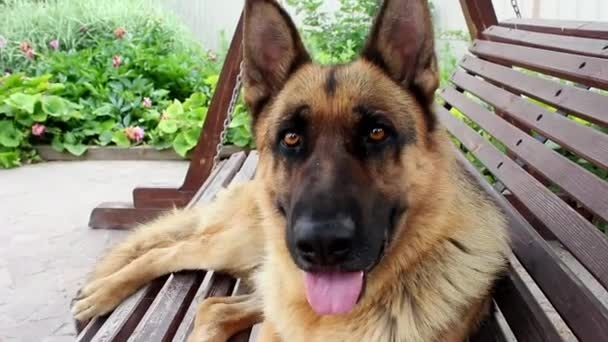
#> input picture perro.jpg, 608 x 342 px
$ jupyter execute Laboratorio2.ipynb
#> lines starting #> are read from the running program, lines starting #| are printed output that depends on the picture
#### Maestría en Inteligencia de Negocios y Análisis de Datos
#### Tercer Trimestre, 2023
#### Laboratorio #2 – Text Mining & Image Recognition
#### Marvin Chávez 08105031
##### Instrucciones: A continuación, vera una lista de ejercicios que debe completar para poder entregar el laboratorio #1. Su solución deberá realizarla en un mismo Notebook indicando cada uno de los ejercicios y la salida correspondiente. Al finalizar deberá subir su solución a su repositorio de github y entregar en el GES link de dicho repositorio.

##### Problema 1: Desarrolle una funci´on que dada una imagen en escala de grises muestre dicha imagen en 3 dimensiones, donde los ejes X e Y representan el dominio espacial de la imagen y Z representa la intensidad del color gris de cada pixel.

[cell 1]
import cv2
import numpy as np
import matplotlib.pyplot as plt

[cell 2]
def visualize_3D_image(img):

    x = np.linspace(0, img.shape[1]-1, img.shape[1])
    y = np.linspace(0, img.shape[0]-1, img.shape[0])
    x, y = np.meshgrid(x, y)


    fig = plt.figure(figsize=(10, 10))
    ax = fig.add_subplot(111, projection='3d')


    ax.plot_surface(x, y, img, cmap='gray')


    ax.set_xlabel('X')
    ax.set_ylabel('Y')
    ax.set_zlabel('Intensidad')
    ax.set_title('Visualización 3D de la Imagen en Escala de Grises')


    plt.show()

[cell 3]
img = cv2.imread("perro.jpg", cv2.IMREAD_GRAYSCALE)
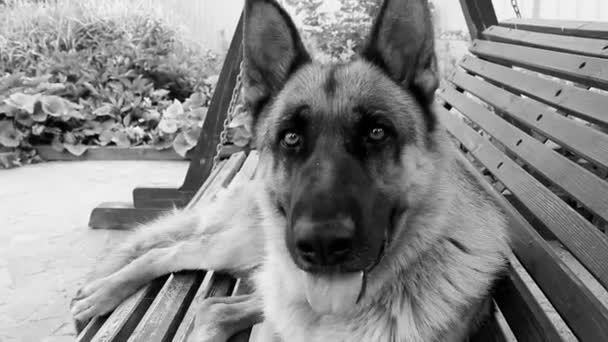
#> img: shape (342, 608); min 0, max 255, mean 136.4


visualize_3D_image(img)
#> in visualize_3D_image, `ax.plot_surface(x, y, img, cmap='gray')`:
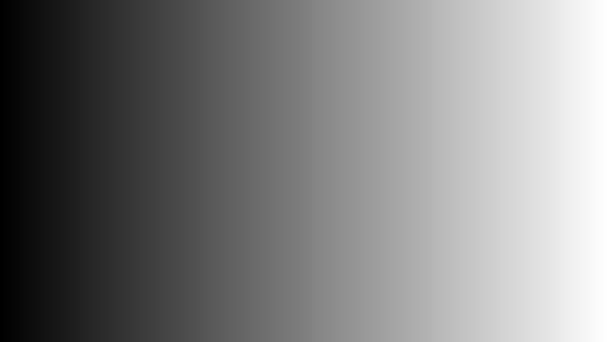
#> x: shape (342, 608) float64; min 0, max 607, mean 303.5; drawn with min black and max white
#> in visualize_3D_image, `plt.show()`:
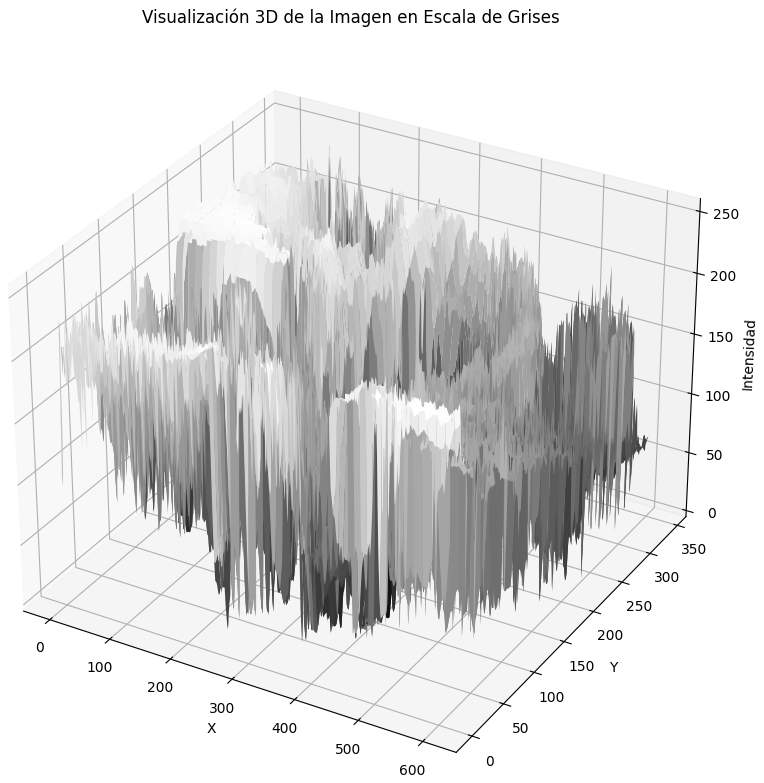
#> figure drawn by matplotlib, 1 panel

##### Problema #2: Implemente una función para cada una de las transformaciones vistas en clase: negativa, lineal, logarítmica y exponencial.

[cell 4]
img = cv2.imread("perro.jpg")
#> img is the input picture: shape (342, 608, 3); mean B, G, R 115.6, 136.8, 143.5
img = cv2.cvtColor(img, cv2.COLOR_BGR2RGB)
gray = cv2.cvtColor(img, cv2.COLOR_RGB2GRAY)
